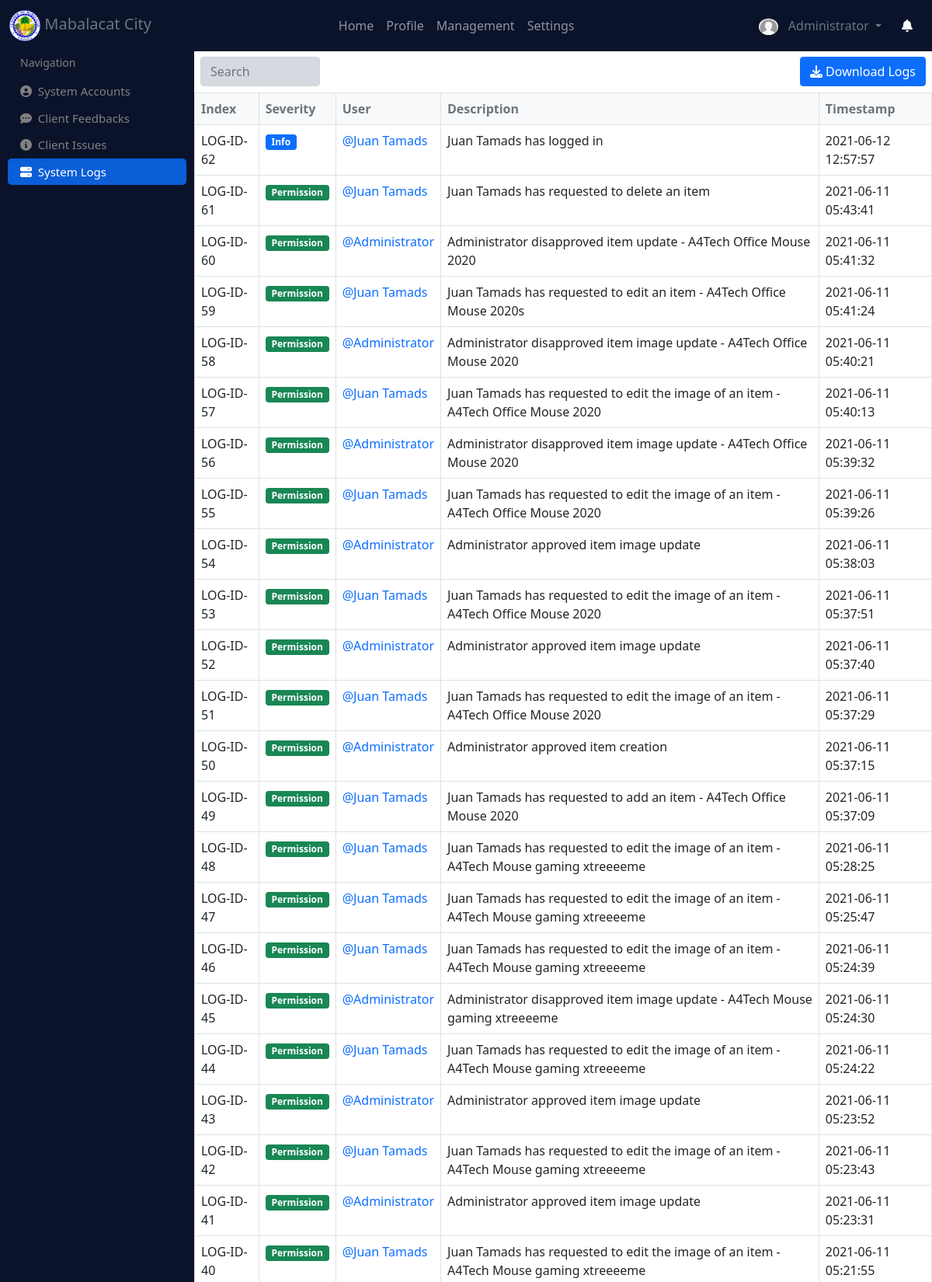
The app's page /system_logs (signed in, upper part) with its own data.
### website/models.py (models this page shows)
class User(db.Model, UserMixin):
    id = db.Column(db.Integer, primary_key=True)
    image = db.Column(db.String(255), default="default.png")
    name = db.Column(db.String(150), unique=True)
    username = db.Column(db.String(150), unique=True)
    password = db.Column(db.String(150))
    email = db.Column(db.String(150), unique=True)
    number = db.Column(db.Integer, unique=True)
    role = db.Column(db.String(150), default="User")
    activated = db.Column(db.Integer, default=0)
    created_at = db.Column(db.DateTime(timezone=True), default=func.now())
    updated_at = db.Column(db.DateTime(timezone=True), default=func.now())
    items = db.relationship('Item')
    feedbacks = db.relationship('Feedback', backref='user')
    issues = db.relationship('Issue', backref='user')
    logs = db.relationship('Log', backref='user')

class Log(db.Model):
    id = db.Column(db.Integer, primary_key=True)
    severity = db.Column(db.String(150))
    description = db.Column(db.Text)
    date = db.Column(db.Date(), default=func.now())
    timestamp = db.Column(db.DateTime(timezone=True), default=func.now())
    user_id = db.Column(db.Integer, db.ForeignKey("user.id"))

### website/management.py (the view)
@management.route('/system_logs')
@login_required
def system_logs():
    logs = Log.query.join(User).filter(Log.user_id==User.id).order_by(desc(Log.timestamp)).all()
    log_date = Log.query.all()
    return render_template("system_logs.html", logs=logs, log_date=log_date)

### website/templates/system_logs.html (shortened to what this page needs)
{% extends "base.html" %}
{% block main_content %}
<div class="sidenav">
    <br><br>
    <span style="padding: 6px 8px 6px 16px; color: #818181; font-size: 14px;">Navigation</span>
    <a href="/accounts" class="mt-2"><i class="fa fa-user-circle" aria-hidden="true"></i>&nbsp;&nbsp;System Accounts</a>
    <a href="/client_feedbacks"><i class="fa fa-commenting" aria-hidden="true"></i>&nbsp;&nbsp;Client Feedbacks</a>
    <a href="/client_issues"><i class="fa fa-info-circle" aria-hidden="true"></i>&nbsp;&nbsp;Client Issues</a>
    <a href="/system_logs" class="active"><i class="fa fa-server" aria-hidden="true"></i>&nbsp;&nbsp;System Logs</a>
</div>
<div class="main" style="margin-top: 65px;">
    <div class="row p-2">
        <div class="col-sm-8">
            <input type="text" placeholder="Search" class="form-control w-25" style="background-color: #d7d9e0;" id="myInput">
        </div>
        <div class="col-sm-4">
            <button class="btn btn-primary float-end"  data-bs-toggle="modal" data-bs-target="#staticBackdrop">
                <i class="fa fa-download" aria-hidden="true"></i>&nbsp;Download Logs
            </button>
        </div>
    </div>
    <table class="table table-bordered">
        <thead class="bg-light text-muted">
            <tr>
                <th>Index</th>
                <th>Severity</th>
                <th>User</th>
                <th>Description</th>
                <th>Timestamp</th>
            </tr>
        </thead>
        <tbody id="itemsTable">
          {% for l in logs %}
          <tr>
            <td>LOG-ID-{{ l.id }}</td>
            <td>
                {% if l.severity == 'Info' %}
                    <span class="badge bg-primary">{{l.severity}}</span>
                {% else %}
                    <span class="badge bg-success">{{l.severity}}</span>
                {% endif %}
            </td>
            <td><a href="/view_account/{{l.user_id}}" style="text-decoration: none;">@{{ l.user.name }}</a></td>
            <td>{{ l.description }}</td>
            <td>{{ l.timestamp }}</td>
          </tr>
          {% endfor %}
        </tbody>
    </table>
</div>
{% endblock %}

### website/templates/base.html (shortened to what this page needs)
<!DOCTYPE html>
<html lang="en">
<head>
    <link href="{{ url_for('static', filename='css/bootstrap.min.css') }}" rel="stylesheet">
    <link href="{{ url_for('static', filename='custom.css') }}" rel="stylesheet">
    <link rel="stylesheet" href="//cdn.datatables.net/1.10.24/css/jquery.dataTables.min.css">
    <link href="{{ url_for('static', filename='css/bootstrap-lightbox.min.css') }}" rel="stylesheet">
</head>
<body>
    <nav class="navbar fixed-top navbar-expand-lg navbar-dark theme_bg">
        <div class="container-fluid">
          <div class="collapse navbar-collapse" id="navbarTogglerDemo01">
            <a class="navbar-brand text-muted" href="/">
                <img src="{{ url_for('static', filename='logo.png') }}" height="40px">
                Mabalacat City
            </a>
            <ul class="navbar-nav mx-auto mb-2 mb-lg-0">
                <li class="nav-item">
                  <a class="nav-link" href="/" {% if request.url_rule.endpoint == "inventory.inventory_home" %}id="nav_active"{% endif %}>Home</a>
                </li>
              <li class="nav-item">
                <a class="nav-link" href="/profile" {% if request.url_rule.endpoint == "auth.profile" %}id="nav_active"{% endif %}>Profile</a>
              </li>
              {% if current_user.role == "Admin" %}
                <li class="nav-item">
                  <a class="nav-link" href="/accounts" {% if request.url_rule.endpoint == 'management.accounts' or request.url_rule.endpoint == 'management.client_feedbacks' %}id="nav_active"{% endif %}>Management</a>
                </li>
              {% endif %}
              <li class="nav-item">
                <a class="nav-link" href="/settings" {% if request.url_rule.endpoint == "auth.settings" %}id="nav_active"{% endif %}>Settings</a>
              </li>
            </ul>
            <div class="d-flex">
                <div class="dropdown">
                    <button class="btn theme_bg text-muted dropdown-toggle" type="button" id="dropdownMenuButton1" data-bs-toggle="dropdown" aria-expanded="false">
                      {% if current_user.image %}
                        <img src="{{ url_for('static', filename='item_images/'+current_user.image) }}" style="border-radius: 50%; width: 25px;">
                      {% else %}
                          <img src="{{ url_for('static', filename='item_images/default.png') }}" style="border-radius: 50%; width: 25px;">
                      {% endif %}
                      {{ current_user.name }}
                    </button>
                </div>
                <a class="btn text-light" href="/item_notification">
                  <i class="fa fa-bell" aria-hidden="true"></i>
                </a>
            </div>
          </div>
        </div>
      </nav>
    {% block main_content %}
    {% endblock %}
</body>
</html>

### website/static/custom.css (style rules this page uses)
.theme_bg { background-color: #0b132b; }

### website/templates/base.html (style rules this page uses)
.theme_bg { background-color: #0b132b; }

### website/templates/system_logs.html (style rules this page uses)
.sidenav { height: 100%; width: 250px; position: fixed; z-index: 1; top: 0; left: 0; background-color: #0b132b; overflow-x: hidden; padding-top: 20px; padding-left: 10px; padding-right: 10px; }
.sidenav a { padding: 6px 8px 6px 16px; text-decoration: none; font-size: 15px; color: #818181; display: block; }
.main { margin-left: 250px; }
.sidenav .active { background-color: #0b5ed7; color: white; border-radius: 5px; }

### records on screen
User: image (placeholder picture), name "Administrator"
Log: id "62", severity "Info", user.name "Juan Tamads", description "Juan Tamads has logged in", timestamp "2021-06-12 12:57:57"
Log: id "61", severity "Permission", user.name "Juan Tamads", description "Juan Tamads has requested to delete an item", timestamp "2021-06-11 05:43:41"
Log: id "60", severity "Permission", user.name "Administrator", description "Administrator disapproved item update - A4Tech Office Mouse 2020", timestamp "2021-06-11 05:41:32"
Log: id "59", severity "Permission", user.name "Juan Tamads", description "Juan Tamads has requested to edit an item - A4Tech Office Mouse 2020s", timestamp "2021-06-11 05:41:24"
Log: id "58", severity "Permission", user.name "Administrator", description "Administrator disapproved item image update - A4Tech Office Mouse 2020", timestamp "2021-06-11 05:40:21"
Log: id "57", severity "Permission", user.name "Juan Tamads", description "Juan Tamads has requested to edit the image of an item - A4Tech Office Mouse 2020", timestamp "2021-06-11 05:40:13"
Log: id "56", severity "Permission", user.name "Administrator", description "Administrator disapproved item image update - A4Tech Office Mouse 2020", timestamp "2021-06-11 05:39:32"
Log: id "55", severity "Permission", user.name "Juan Tamads", description "Juan Tamads has requested to edit the image of an item - A4Tech Office Mouse 2020", timestamp "2021-06-11 05:39:26"
Log: id "54", severity "Permission", user.name "Administrator", description "Administrator approved item image update", timestamp "2021-06-11 05:38:03"
Log: id "53", severity "Permission", user.name "Juan Tamads", description "Juan Tamads has requested to edit the image of an item - A4Tech Office Mouse 2020", timestamp "2021-06-11 05:37:51"
Log: id "52", severity "Permission", user.name "Administrator", description "Administrator approved item image update", timestamp "2021-06-11 05:37:40"
Log: id "51", severity "Permission", user.name "Juan Tamads", description "Juan Tamads has requested to edit the image of an item - A4Tech Office Mouse 2020", timestamp "2021-06-11 05:37:29"
Log: id "50", severity "Permission", user.name "Administrator", description "Administrator approved item creation", timestamp "2021-06-11 05:37:15"
Log: id "49", severity "Permission", user.name "Juan Tamads", description "Juan Tamads has requested to add an item - A4Tech Office Mouse 2020", timestamp "2021-06-11 05:37:09"
Log: id "48", severity "Permission", user.name "Juan Tamads", description "Juan Tamads has requested to edit the image of an item - A4Tech Mouse gaming xtreeeeme", timestamp "2021-06-11 05:28:25"
Log: id "47", severity "Permission", user.name "Juan Tamads", description "Juan Tamads has requested to edit the image of an item - A4Tech Mouse gaming xtreeeeme", timestamp "2021-06-11 05:25:47"
Log: id "46", severity "Permission", user.name "Juan Tamads", description "Juan Tamads has requested to edit the image of an item - A4Tech Mouse gaming xtreeeeme", timestamp "2021-06-11 05:24:39"
Log: id "45", severity "Permission", user.name "Administrator", description "Administrator disapproved item image update - A4Tech Mouse gaming xtreeeeme", timestamp "2021-06-11 05:24:30"
Log: id "44", severity "Permission", user.name "Juan Tamads", description "Juan Tamads has requested to edit the image of an item - A4Tech Mouse gaming xtreeeeme", timestamp "2021-06-11 05:24:22"
Log: id "43", severity "Permission", user.name "Administrator", description "Administrator approved item image update", timestamp "2021-06-11 05:23:52"
Log: id "42", severity "Permission", user.name "Juan Tamads", description "Juan Tamads has requested to edit the image of an item - A4Tech Mouse gaming xtreeeeme", timestamp "2021-06-11 05:23:43"
Log: id "41", severity "Permission", user.name "Administrator", description "Administrator approved item image update", timestamp "2021-06-11 05:23:31"
Log: id "40", severity "Permission", user.name "Juan Tamads", description "Juan Tamads has requested to edit the image of an item - A4Tech Mouse gaming xtreeeeme", timestamp "2021-06-11 05:21:55"
